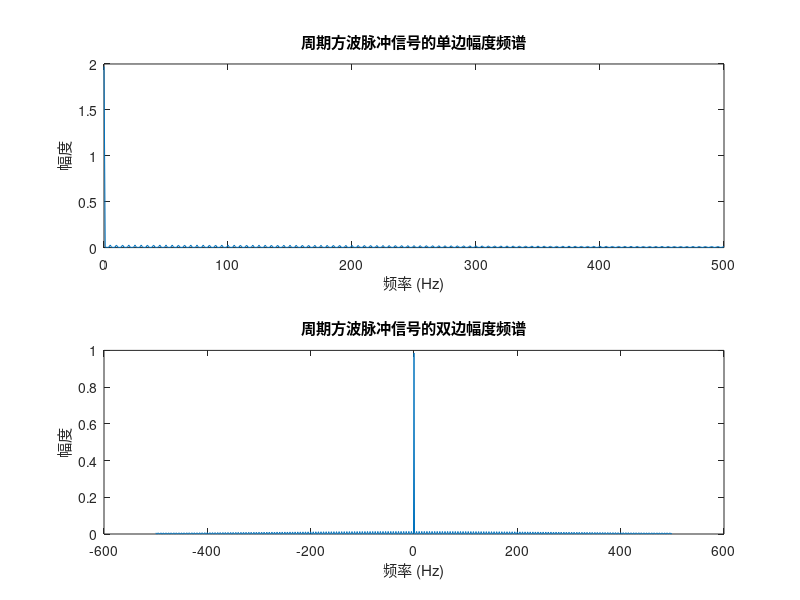

Write MATLAB code to recreate this figure.
% 参数设定
Fs = 1000;       % 采样率
T = 1;           % 信号周期（秒）
DutyCycle = 0.5; % 方波占空比（0到1之间）

% 生成方波脉冲信号
t = 0:1/Fs:T-1/Fs; % 时间向量
f = 5;             % 方波频率（Hz）
x = square(2*pi*f*t, DutyCycle); % 生成方波信号

% 计算FFT并归一化
L = length(x);              % 信号长度
Y = fft(x)/L;               % FFT并归一化
frequencies = Fs*(0:(L/2))/L; % 计算频率向量

% 绘制单边幅度频谱
figure;
subplot(2,1,1);
plot(frequencies, 2*abs(Y(1:L/2+1)));
title('周期方波脉冲信号的单边幅度频谱');
xlabel('频率 (Hz)');
ylabel('幅度');

% 绘制双边幅度频谱
subplot(2,1,2);
plot(-Fs/2:Fs/L:Fs/2-Fs/L, fftshift(abs(Y)));
title('周期方波脉冲信号的双边幅度频谱');
xlabel('频率 (Hz)');
ylabel('幅度');
